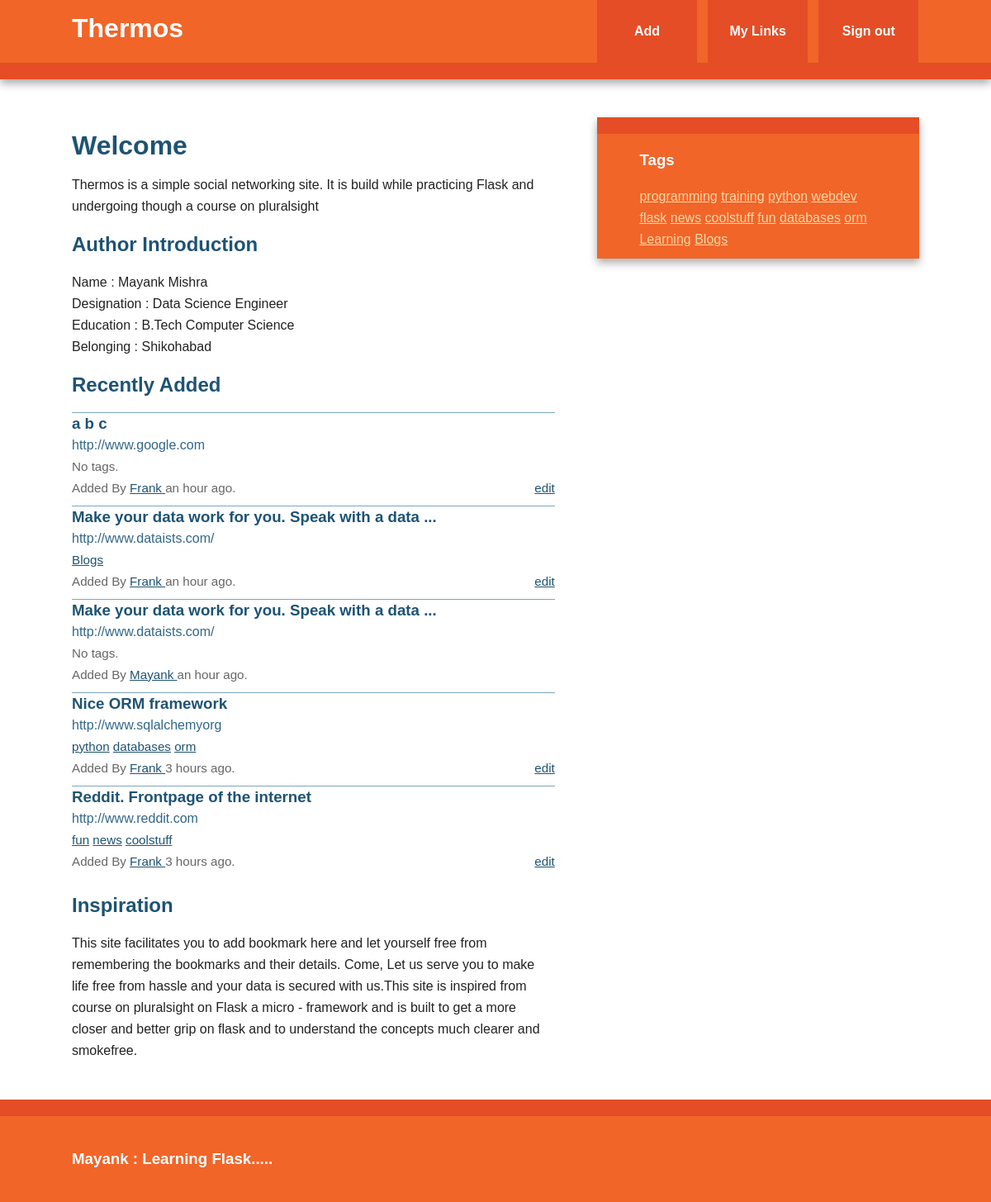
The app's page /index (signed in) with its own data.
### models.py (models this page shows, shortened)
class User(db.Model, UserMixin):
    id = db.Column(db.Integer, primary_key = True)
    username = db.Column(db.String(80), unique = True)
    email = db.Column(db.String(120), unique = True)
    bookmarks = db.relationship('Bookmark', backref = 'user', lazy = 'dynamic')
    password_hash = db.Column(db.String)
    @property
    def password(self):
        raise AttributeError('password write-only field')

class Bookmark(db.Model):
    id = db.Column(db.Integer, primary_key = True)
    url = db.Column(db.Text, nullable = False)
    date = db.Column(db.DateTime, default = datetime.utcnow)
    description = db.Column(db.String(300))
    user_id = db.Column(db.Integer, db.ForeignKey('user.id'), nullable = False)
    _tags = db.relationship('Tag', secondary = tags, backref = db.backref('bookmarks', lazy = 'dynamic'))
    @staticmethod
    def newest(num):
        return Bookmark.query.order_by(desc(Bookmark.date)).limit(num)
    @property
    def tags(self):
        return ','.join([t.name for t in self._tags])
    @tags.setter
    def tags(self, string):
        if string:
            self._tags = [Tag.get_or_create(name) for name in string.split(',')]

class Tag(db.Model):
    id = db.Column(db.Integer, primary_key = True)
    name = db.Column(db.String(25), nullable = False, unique = True, index = True)
    @staticmethod
    def all():
        return Tag.query.all()
    def __repr__(self):
        return self.name

### view.py (the view)
@app.route('/')
@app.route('/index')
def index():
    return render_template('index.html', title = "Author Introduction", \
    user = Author('Mayank', 'Mishra', 'Data Science Engineer', 'B.Tech Computer Science', 'Shikohabad'), \
    new_bookmarks = Bookmark.newest(5))

### author.py (called while the page is built)
    def Firstname(self):
        return "{} ".format(self.firstname)

    def Lastname(self):
        return "{}".format(self.lastname)

    def Occupation(self):
        return "{}".format(self.occupation)

    def Education(self):
            return "{} ".format(self.education)

    def Belonging(self):
        return "{} ".format(self.belonging)

### view.py (called while the page is built)
@login_manager.user_loader
def load_user(userid):
    return User.query.get(int(userid))

@app.context_processor
def inject_tags():
    return dict(all_tags = Tag.all)

### templates/index.html (shortened to what this page needs)
{% extends "base.html" %}
{% block content %}
    <article>
        <header>
              <h1>Welcome</h1>
              <p>Thermos is a simple social networking site. It is build while practicing Flask and undergoing though a course on pluralsight </p>
        </header>
        <section>
              <h2>{{ title }}</h2>
              <p>Name : {{ user.Firstname()}} {{user.Lastname()}} <br/>
                 Designation : {{user.Occupation()}} <br/>
                 Education : {{user.Education()}} <br/>
                 Belonging : {{user.Belonging()}}
              </p>
        </section>
        <section>
              <h2>Recently Added</h2>
              {% if new_bookmarks.count() > 0 %}
                  {% with bookmarks = new_bookmarks %}
                        {% include 'bookmarks_list.html' %}
                  {% endwith %}
              {% else %}
                  No bookmarks have been added yet.
              {% endif %}
        </section>
        <section>
              <h2>Inspiration</h2>
              <p>This site facilitates you to add bookmark here and let yourself free from remembering the bookmarks and their details. Come, Let us serve you to make life free from hassle and your data is secured with us.This site is inspired from course on pluralsight on Flask a micro - framework and is built to get a more closer and better grip on flask and to understand the concepts much clearer and smokefree.</p>
        </section>
    </article>
{% endblock %}

### templates/base.html (shortened to what this page needs)
<!doctype html>
<html class="no-js" lang="">
    <head>
        {% block styles %}
            <link rel="stylesheet" href="{{url_for('static', filename = 'css/normalize.min.css')}}">
            <link rel="stylesheet" href="{{url_for('static', filename = 'css/main.css')}}">
        {% endblock %}
    </head>
    <body>
        <div class="header-container">
            <header class="wrapper clearfix">
                <a href="{{url_for('index')}}"><h1 class="title">Thermos</h1></a>
                <nav>
                    <ul>
                        <li><a href="{{ url_for('add') }}">Add</a></li>
                        {% if current_user.is_authenticated %}
                            <li><a href=" {{ url_for('user', username = current_user.username) }} ">My Links</a></li>
                            <li><a href=" {{ url_for('logout') }} ">Sign out</a></li>
                        {% else %}
                            <li><a href=" {{ url_for('signup') }} ">Sign Up</a></li>
                            <li><a href=" {{ url_for('login') }} ">Sign in</a></li>
                        {% endif %}
                    </ul>
                </nav>
            </header>
        </div>
        <div class="main-container">
            <div class="main wrapper clearfix">
                {% block content %}
                {% endblock %}
                {% block sidebar %}
                    <aside>
                        <h3>Tags</h3>
                        {% for t in all_tags() %}
                              <a href = '{{ url_for("tag", name = t) }}'>{{ t }}</a>
                        {% endfor %}
                    </aside>
                {% endblock %}
            </div>
        </div>
        <div class="footer-container">
            <footer class="wrapper">
                <h3>Mayank : Learning Flask.....</h3>
            </footer>
        </div>
    </body>
</html>

### templates/bookmarks_list.html
<ul class = 'bookmarks'>
    {% for bookmark in bookmarks %}
        <li>
              <a class = 'header' href = '{{ bookmark.url }}'>
                  <h3 class = 'description'>
                      {{ bookmark.description|truncate(50, killwords = True) }}
                  </h3>
                  <span class = 'url'>
                    {{ bookmark.url|truncate(50, killwords = True) }}
                  </span>
              </a>
              <div class = 'info'>
                  <span class = 'tags'>
                      {% if bookmark.tags %}
                            {% for t in bookmark._tags %}
                                  <a href = '{{ url_for("tag", name = t) }}'>{{ t }}</a>
                            {% endfor %}
                      {% else %}
                            No tags.
                      {% endif %}
                  </span>
                  <br>
                  Added By <a href = '{{ url_for("user", username = bookmark.user.username) }}'>
                    {{ bookmark.user.username }}
                  </a>
                  {{ moment(bookmark.date).fromNow() }}.
                  {% if current_user == bookmark.user %}
                        <span class = "editlinks">
                            <a href = '{{ url_for("edit_bookmark", bookmark_id = bookmark.id) }}'>edit</a>
                        </span>
                  {% endif %}
              </div>
        </li>
    {% endfor %}
</ul>

### static/css/main.css (style rules this page uses)
html { color: #222; font-size: 1em; line-height: 1.4; }
body { font: 16px/26px Helvetica, Helvetica Neue, Arial; }
.wrapper { width: 90%; margin: 0 5%; }
.header-container { border-bottom: 20px solid #e44d26; }
.footer-container, .main aside { border-top: 20px solid #e44d26; }
.header-container, .footer-container, .main aside { background: #f16529; }
.title { color: white; }
nav ul { margin: 0; padding: 0; list-style-type: none; }
nav a { display: block; margin-bottom: 10px; padding: 15px 0; text-align: center; text-decoration: none; font-weight: bold; color: white; background: #e44d26; }
.main { padding: 30px 0; }
.main article h1 { font-size: 2em; }
.main aside { color: white; padding: 0px 5% 10px; }
.footer-container footer { color: white; padding: 20px 0; }
a, a:visited { color: #1E5373; }
aside a { color: #FFD6A3; }
h1, h2, h3, h4, h5, h6 { color: #1E5373; }
.main aside h3, footer h3, footer a, footer a:visited { color: white;`` }
ul.bookmarks { list-style: none none; padding-left: 0; }
ul.bookmarks li { padding-bottom: .5em; border-top: 1px solid #7EA6BF; padding: 12m 0; }
a.header { color: #326786; text-decoration: none; display: block; }
a.header h3 { margin: 0 0; }
div.info { font-size: .95em; color: #666666; }
span.editlinks { float: right;; }
@media only screen and (min-width: 480px) { nav a { float: left; width: 27%; margin: 0 1.7%; padding: 25px 2%; margin-bottom: 0; } }
@media only screen and (min-width: 480px) { nav li:first-child a { margin-left: 0; } }
@media only screen and (min-width: 480px) { nav li:last-child a { margin-right: 0; } }
@media only screen and (min-width: 480px) { nav ul li { display: inline; } }
@media only screen and (min-width: 768px) { .header-container, .main aside { -webkit-box-shadow: 0 5px 10px #aaa; -moz-box-shadow: 0 5px 10px #aaa; box-shadow: 0 5px 10px #aaa; } }
@media only screen and (min-width: 768px) { .title { float: left; } }
@media only screen and (min-width: 768px) { nav { float: right; width: 38%; } }
@media only screen and (min-width: 768px) { .main article { float: left; width: 57%; } }
@media only screen and (min-width: 768px) { .main aside { float: right; width: 28%; } }
@media only screen and (min-width: 1140px) { .wrapper { width: 1026px; margin: 0 auto; } }
.clearfix:before, .clearfix:after { content: " "; display: table; }
.clearfix:after { clear: both; }
.clearfix { *zoom: 1; }

### records on screen
User: Firstname "Mayank"
Bookmark: description "a b c", url "http://www.google.com", shows "No tags.", user.username "Frank", date "an hour ago"
Bookmark: description "Make your data work for you. Speak with a data ...", url "http://www.dataists.com/", user.username "Frank", date "an hour ago"
Tag: name "Blogs"
Bookmark: description "Make your data work for you. Speak with a data ...", url "http://www.dataists.com/", shows "No tags.", user.username "Mayank", date "an hour ago"
Bookmark: description "Nice ORM framework", url "http://www.sqlalchemyorg", user.username "Frank", date "3 hours ago"
Tag: name "python"
Tag: name "databases"
Tag: name "orm"
Bookmark: description "Reddit. Frontpage of the internet", url "http://www.reddit.com", user.username "Frank", date "3 hours ago"
Tag: name "fun"
Tag: name "news"
Tag: name "coolstuff"
Tag: name "programming"
Tag: name "training"
Tag: name "webdev"
Tag: name "flask"
Tag: name "Learning"

### other values on screen
{{ title }} "Author Introduction"
{{ user.Lastname() }} "Mishra"
{{ user.Occupation() }} "Data Science Engineer"
{{ user.Education() }} "B.Tech Computer Science"
{{ user.Belonging() }} "Shikohabad"
